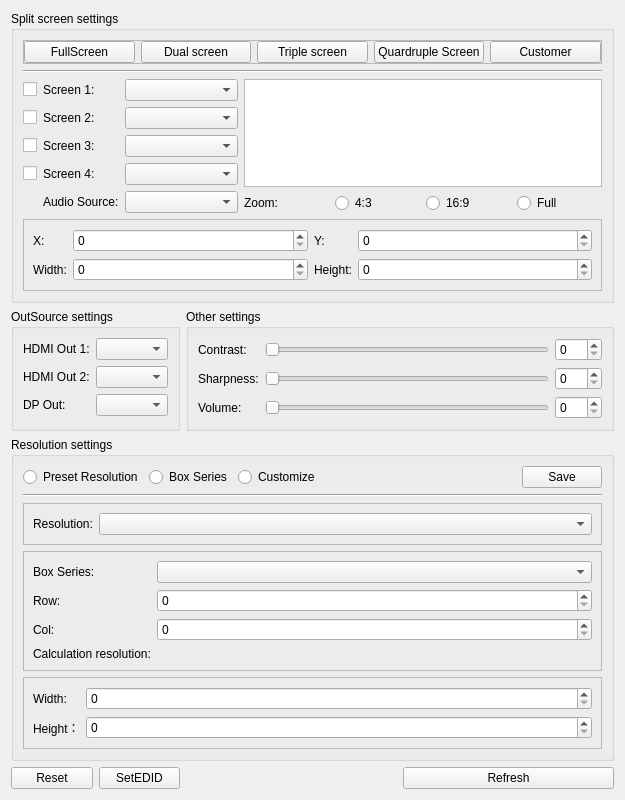
<?xml version="1.0" encoding="UTF-8"?>
<ui version="4.0">
 <class>MCNT68400AdvSetting</class>
 <widget class="QWidget" name="MCNT68400AdvSetting">
  <property name="geometry">
   <rect>
    <x>0</x>
    <y>0</y>
    <width>625</width>
    <height>794</height>
   </rect>
  </property>
  <property name="windowTitle">
   <string>HDMI Advance Setting</string>
  </property>
  <layout class="QGridLayout" name="gridLayout_9">
   <item row="0" column="0" colspan="4">
    <widget class="QGroupBox" name="groupBox">
     <property name="title">
      <string>Split screen settings</string>
     </property>
     <layout class="QGridLayout" name="gridLayout_3" columnstretch="3,5">
      <item row="0" column="0" colspan="2">
       <widget class="QFrame" name="frame">
        <property name="minimumSize">
         <size>
          <width>0</width>
          <height>0</height>
         </size>
        </property>
        <property name="frameShape">
         <enum>QFrame::StyledPanel</enum>
        </property>
        <property name="frameShadow">
         <enum>QFrame::Raised</enum>
        </property>
        <layout class="QHBoxLayout" name="horizontalLayout_4">
         <property name="leftMargin">
          <number>0</number>
         </property>
         <property name="topMargin">
          <number>0</number>
         </property>
         <property name="rightMargin">
          <number>0</number>
         </property>
         <property name="bottomMargin">
          <number>0</number>
         </property>
         <item>
          <widget class="QPushButton" name="btnFullScreen">
           <property name="sizePolicy">
            <sizepolicy hsizetype="Preferred" vsizetype="Fixed">
             <horstretch>0</horstretch>
             <verstretch>0</verstretch>
            </sizepolicy>
           </property>
           <property name="text">
            <string>FullScreen</string>
           </property>
           <property name="checkable">
            <bool>true</bool>
           </property>
           <property name="autoExclusive">
            <bool>true</bool>
           </property>
          </widget>
         </item>
         <item>
          <widget class="QPushButton" name="btnDoubleScreen">
           <property name="sizePolicy">
            <sizepolicy hsizetype="Preferred" vsizetype="Fixed">
             <horstretch>0</horstretch>
             <verstretch>0</verstretch>
            </sizepolicy>
           </property>
           <property name="text">
            <string>Dual screen</string>
           </property>
           <property name="checkable">
            <bool>true</bool>
           </property>
           <property name="autoExclusive">
            <bool>true</bool>
           </property>
          </widget>
         </item>
         <item>
          <widget class="QPushButton" name="btnTripleScreen">
           <property name="sizePolicy">
            <sizepolicy hsizetype="Preferred" vsizetype="Fixed">
             <horstretch>0</horstretch>
             <verstretch>0</verstretch>
            </sizepolicy>
           </property>
           <property name="text">
            <string>Triple screen</string>
           </property>
           <property name="checkable">
            <bool>true</bool>
           </property>
           <property name="autoExclusive">
            <bool>true</bool>
           </property>
          </widget>
         </item>
         <item>
          <widget class="QPushButton" name="btnQuardrupleScreen">
           <property name="sizePolicy">
            <sizepolicy hsizetype="Preferred" vsizetype="Fixed">
             <horstretch>0</horstretch>
             <verstretch>0</verstretch>
            </sizepolicy>
           </property>
           <property name="text">
            <string>Quardruple Screen</string>
           </property>
           <property name="checkable">
            <bool>true</bool>
           </property>
           <property name="autoExclusive">
            <bool>true</bool>
           </property>
          </widget>
         </item>
         <item>
          <widget class="QPushButton" name="btnCustomizeScreen">
           <property name="sizePolicy">
            <sizepolicy hsizetype="Preferred" vsizetype="Fixed">
             <horstretch>0</horstretch>
             <verstretch>0</verstretch>
            </sizepolicy>
           </property>
           <property name="text">
            <string>Customer</string>
           </property>
           <property name="checkable">
            <bool>true</bool>
           </property>
           <property name="autoExclusive">
            <bool>true</bool>
           </property>
          </widget>
         </item>
        </layout>
       </widget>
      </item>
      <item row="1" column="0" colspan="2">
       <widget class="Line" name="line">
        <property name="orientation">
         <enum>Qt::Horizontal</enum>
        </property>
       </widget>
      </item>
      <item row="2" column="1">
       <layout class="QGridLayout" name="gridLayout_2">
        <item row="1" column="3">
         <widget class="QRadioButton" name="radioBtnZoomFull">
          <property name="sizePolicy">
           <sizepolicy hsizetype="Preferred" vsizetype="Preferred">
            <horstretch>0</horstretch>
            <verstretch>0</verstretch>
           </sizepolicy>
          </property>
          <property name="text">
           <string>Full</string>
          </property>
          <property name="autoExclusive">
           <bool>true</bool>
          </property>
         </widget>
        </item>
        <item row="1" column="2">
         <widget class="QRadioButton" name="radioBtnZoom16_9">
          <property name="sizePolicy">
           <sizepolicy hsizetype="Preferred" vsizetype="Preferred">
            <horstretch>0</horstretch>
            <verstretch>0</verstretch>
           </sizepolicy>
          </property>
          <property name="text">
           <string>16:9</string>
          </property>
          <property name="autoExclusive">
           <bool>true</bool>
          </property>
         </widget>
        </item>
        <item row="1" column="1">
         <widget class="QRadioButton" name="radioBtnZoom4_3">
          <property name="sizePolicy">
           <sizepolicy hsizetype="Preferred" vsizetype="Preferred">
            <horstretch>0</horstretch>
            <verstretch>0</verstretch>
           </sizepolicy>
          </property>
          <property name="text">
           <string>4:3</string>
          </property>
          <property name="autoExclusive">
           <bool>true</bool>
          </property>
         </widget>
        </item>
        <item row="1" column="0">
         <widget class="QLabel" name="labelProportion">
          <property name="text">
           <string>Zoom:</string>
          </property>
         </widget>
        </item>
        <item row="0" column="0" colspan="4">
         <widget class="QGraphicsView" name="SplitScreengraphicsView"/>
        </item>
       </layout>
      </item>
      <item row="2" column="0">
       <layout class="QGridLayout" name="gridLayout" columnstretch="0,0,1">
        <property name="sizeConstraint">
         <enum>QLayout::SetDefaultConstraint</enum>
        </property>
        <property name="verticalSpacing">
         <number>6</number>
        </property>
        <item row="1" column="1">
         <widget class="QLabel" name="labelScreen2">
          <property name="text">
           <string>Screen 2:</string>
          </property>
         </widget>
        </item>
        <item row="4" column="1">
         <widget class="QLabel" name="labelAudioSource">
          <property name="text">
           <string>Audio Source:</string>
          </property>
         </widget>
        </item>
        <item row="0" column="1">
         <widget class="QLabel" name="labelScreen1">
          <property name="text">
           <string>Screen 1:</string>
          </property>
         </widget>
        </item>
        <item row="0" column="2">
         <widget class="QComboBox" name="comboBoxScreen1">
          <property name="sizePolicy">
           <sizepolicy hsizetype="Preferred" vsizetype="Fixed">
            <horstretch>0</horstretch>
            <verstretch>0</verstretch>
           </sizepolicy>
          </property>
          <property name="styleSheet">
           <string notr="true"/>
          </property>
          <property name="sizeAdjustPolicy">
           <enum>QComboBox::AdjustToContentsOnFirstShow</enum>
          </property>
         </widget>
        </item>
        <item row="1" column="2">
         <widget class="QComboBox" name="comboBoxScreen2">
          <property name="sizePolicy">
           <sizepolicy hsizetype="Preferred" vsizetype="Fixed">
            <horstretch>0</horstretch>
            <verstretch>0</verstretch>
           </sizepolicy>
          </property>
          <property name="sizeAdjustPolicy">
           <enum>QComboBox::AdjustToContentsOnFirstShow</enum>
          </property>
         </widget>
        </item>
        <item row="3" column="1">
         <widget class="QLabel" name="labelScreen4">
          <property name="text">
           <string>Screen 4:</string>
          </property>
         </widget>
        </item>
        <item row="2" column="2">
         <widget class="QComboBox" name="comboBoxScreen3">
          <property name="sizePolicy">
           <sizepolicy hsizetype="Preferred" vsizetype="Fixed">
            <horstretch>0</horstretch>
            <verstretch>0</verstretch>
           </sizepolicy>
          </property>
          <property name="sizeAdjustPolicy">
           <enum>QComboBox::AdjustToContentsOnFirstShow</enum>
          </property>
         </widget>
        </item>
        <item row="3" column="2">
         <widget class="QComboBox" name="comboBoxScreen4">
          <property name="sizePolicy">
           <sizepolicy hsizetype="Preferred" vsizetype="Fixed">
            <horstretch>0</horstretch>
            <verstretch>0</verstretch>
           </sizepolicy>
          </property>
          <property name="sizeAdjustPolicy">
           <enum>QComboBox::AdjustToContentsOnFirstShow</enum>
          </property>
         </widget>
        </item>
        <item row="2" column="1">
         <widget class="QLabel" name="labelScreen3">
          <property name="text">
           <string>Screen 3:</string>
          </property>
         </widget>
        </item>
        <item row="4" column="2">
         <widget class="QComboBox" name="comboBoxAudioSource">
          <property name="sizePolicy">
           <sizepolicy hsizetype="Preferred" vsizetype="Fixed">
            <horstretch>0</horstretch>
            <verstretch>0</verstretch>
           </sizepolicy>
          </property>
          <property name="sizeAdjustPolicy">
           <enum>QComboBox::AdjustToContentsOnFirstShow</enum>
          </property>
         </widget>
        </item>
        <item row="0" column="0">
         <widget class="QCheckBox" name="checkBoxScreen1">
          <property name="text">
           <string/>
          </property>
         </widget>
        </item>
        <item row="1" column="0">
         <widget class="QCheckBox" name="checkBoxScreen2">
          <property name="text">
           <string/>
          </property>
         </widget>
        </item>
        <item row="2" column="0">
         <widget class="QCheckBox" name="checkBoxScreen3">
          <property name="text">
           <string/>
          </property>
         </widget>
        </item>
        <item row="3" column="0">
         <widget class="QCheckBox" name="checkBoxScreen4">
          <property name="text">
           <string/>
          </property>
         </widget>
        </item>
       </layout>
      </item>
      <item row="3" column="0" colspan="2">
       <widget class="QFrame" name="frame_2">
        <property name="minimumSize">
         <size>
          <width>0</width>
          <height>0</height>
         </size>
        </property>
        <property name="frameShape">
         <enum>QFrame::StyledPanel</enum>
        </property>
        <property name="frameShadow">
         <enum>QFrame::Raised</enum>
        </property>
        <layout class="QGridLayout" name="gridLayout_8">
         <item row="0" column="0">
          <widget class="QLabel" name="labelCusWindowX">
           <property name="text">
            <string>X:</string>
           </property>
          </widget>
         </item>
         <item row="0" column="1">
          <widget class="QSpinBox" name="spinBoxCusWindowX">
           <property name="sizePolicy">
            <sizepolicy hsizetype="Expanding" vsizetype="Fixed">
             <horstretch>0</horstretch>
             <verstretch>0</verstretch>
            </sizepolicy>
           </property>
          </widget>
         </item>
         <item row="0" column="2">
          <widget class="QLabel" name="labelCusWindowY">
           <property name="text">
            <string>Y:</string>
           </property>
          </widget>
         </item>
         <item row="0" column="3">
          <widget class="QSpinBox" name="spinBoxCusWindowY">
           <property name="sizePolicy">
            <sizepolicy hsizetype="Expanding" vsizetype="Fixed">
             <horstretch>0</horstretch>
             <verstretch>0</verstretch>
            </sizepolicy>
           </property>
          </widget>
         </item>
         <item row="1" column="0">
          <widget class="QLabel" name="labelCusWindowWidth">
           <property name="text">
            <string>Width:</string>
           </property>
          </widget>
         </item>
         <item row="1" column="1">
          <widget class="QSpinBox" name="spinBoxCusWindowWidth">
           <property name="sizePolicy">
            <sizepolicy hsizetype="Expanding" vsizetype="Fixed">
             <horstretch>0</horstretch>
             <verstretch>0</verstretch>
            </sizepolicy>
           </property>
          </widget>
         </item>
         <item row="1" column="2">
          <widget class="QLabel" name="labelCusWindowHeight">
           <property name="text">
            <string>Height:</string>
           </property>
          </widget>
         </item>
         <item row="1" column="3">
          <widget class="QSpinBox" name="spinBoxCusWindowHeight">
           <property name="sizePolicy">
            <sizepolicy hsizetype="Expanding" vsizetype="Fixed">
             <horstretch>0</horstretch>
             <verstretch>0</verstretch>
            </sizepolicy>
           </property>
          </widget>
         </item>
        </layout>
       </widget>
      </item>
     </layout>
    </widget>
   </item>
   <item row="1" column="0" colspan="2">
    <widget class="QGroupBox" name="groupBox_4">
     <property name="title">
      <string>OutSource settings</string>
     </property>
     <layout class="QGridLayout" name="gridLayout_7">
      <item row="0" column="0">
       <widget class="QLabel" name="label_4">
        <property name="sizePolicy">
         <sizepolicy hsizetype="Fixed" vsizetype="Preferred">
          <horstretch>0</horstretch>
          <verstretch>0</verstretch>
         </sizepolicy>
        </property>
        <property name="text">
         <string>HDMI Out 1:</string>
        </property>
       </widget>
      </item>
      <item row="0" column="1">
       <widget class="QComboBox" name="comboBoxOutputHDMI1"/>
      </item>
      <item row="1" column="0">
       <widget class="QLabel" name="label_5">
        <property name="sizePolicy">
         <sizepolicy hsizetype="Fixed" vsizetype="Preferred">
          <horstretch>0</horstretch>
          <verstretch>0</verstretch>
         </sizepolicy>
        </property>
        <property name="text">
         <string>HDMI Out 2:</string>
        </property>
       </widget>
      </item>
      <item row="1" column="1">
       <widget class="QComboBox" name="comboBoxOutputHDMI2"/>
      </item>
      <item row="2" column="0">
       <widget class="QLabel" name="label_6">
        <property name="sizePolicy">
         <sizepolicy hsizetype="Fixed" vsizetype="Preferred">
          <horstretch>0</horstretch>
          <verstretch>0</verstretch>
         </sizepolicy>
        </property>
        <property name="text">
         <string>DP Out:</string>
        </property>
       </widget>
      </item>
      <item row="2" column="1">
       <widget class="QComboBox" name="comboBoxOutputDP"/>
      </item>
     </layout>
    </widget>
   </item>
   <item row="1" column="2" colspan="2">
    <widget class="QGroupBox" name="groupBox_2">
     <property name="title">
      <string>Other settings</string>
     </property>
     <layout class="QGridLayout" name="gridLayout_4">
      <item row="0" column="0">
       <widget class="QLabel" name="labelContrast">
        <property name="text">
         <string>Contrast:</string>
        </property>
       </widget>
      </item>
      <item row="0" column="1">
       <widget class="QSlider" name="hSliderContrast">
        <property name="maximum">
         <number>100</number>
        </property>
        <property name="orientation">
         <enum>Qt::Horizontal</enum>
        </property>
       </widget>
      </item>
      <item row="0" column="2">
       <widget class="QSpinBox" name="spinBoxContrast">
        <property name="maximum">
         <number>100</number>
        </property>
       </widget>
      </item>
      <item row="1" column="0">
       <widget class="QLabel" name="labelSharpness">
        <property name="text">
         <string>Sharpness:</string>
        </property>
       </widget>
      </item>
      <item row="1" column="1">
       <widget class="QSlider" name="hSliderSharpness">
        <property name="maximum">
         <number>4</number>
        </property>
        <property name="pageStep">
         <number>1</number>
        </property>
        <property name="orientation">
         <enum>Qt::Horizontal</enum>
        </property>
       </widget>
      </item>
      <item row="1" column="2">
       <widget class="QSpinBox" name="spinBoxSharpness">
        <property name="maximum">
         <number>4</number>
        </property>
       </widget>
      </item>
      <item row="2" column="0">
       <widget class="QLabel" name="labelVolume">
        <property name="text">
         <string>Volume:</string>
        </property>
       </widget>
      </item>
      <item row="2" column="1">
       <widget class="QSlider" name="hSliderVolume">
        <property name="maximum">
         <number>100</number>
        </property>
        <property name="orientation">
         <enum>Qt::Horizontal</enum>
        </property>
       </widget>
      </item>
      <item row="2" column="2">
       <widget class="QSpinBox" name="spinBoxVolume">
        <property name="maximum">
         <number>100</number>
        </property>
       </widget>
      </item>
     </layout>
    </widget>
   </item>
   <item row="2" column="0" colspan="4">
    <widget class="QGroupBox" name="groupBox_3">
     <property name="title">
      <string>Resolution settings</string>
     </property>
     <layout class="QVBoxLayout" name="verticalLayout">
      <item>
       <layout class="QHBoxLayout" name="horizontalLayout_3">
        <item>
         <widget class="QRadioButton" name="radioBtnPresetResolution">
          <property name="text">
           <string>Preset Resolution</string>
          </property>
         </widget>
        </item>
        <item>
         <widget class="QRadioButton" name="radioBtnBoxSeries">
          <property name="text">
           <string>Box Series</string>
          </property>
         </widget>
        </item>
        <item>
         <widget class="QRadioButton" name="radioBtnCustomResolution">
          <property name="text">
           <string>Customize</string>
          </property>
         </widget>
        </item>
        <item>
         <spacer name="horizontalSpacer">
          <property name="orientation">
           <enum>Qt::Horizontal</enum>
          </property>
          <property name="sizeHint" stdset="0">
           <size>
            <width>40</width>
            <height>20</height>
           </size>
          </property>
         </spacer>
        </item>
        <item>
         <widget class="QPushButton" name="btnResolutionSave">
          <property name="text">
           <string>Save</string>
          </property>
         </widget>
        </item>
       </layout>
      </item>
      <item>
       <widget class="Line" name="line_2">
        <property name="orientation">
         <enum>Qt::Horizontal</enum>
        </property>
       </widget>
      </item>
      <item>
       <widget class="QFrame" name="framePreSetResolution">
        <property name="frameShape">
         <enum>QFrame::StyledPanel</enum>
        </property>
        <property name="frameShadow">
         <enum>QFrame::Raised</enum>
        </property>
        <layout class="QHBoxLayout" name="horizontalLayout_2" stretch="0,1">
         <item>
          <widget class="QLabel" name="label">
           <property name="text">
            <string>Resolution:</string>
           </property>
          </widget>
         </item>
         <item>
          <widget class="QComboBox" name="comboBoxPresetResolutuion"/>
         </item>
        </layout>
       </widget>
      </item>
      <item>
       <widget class="QFrame" name="frameBoxSeries">
        <property name="frameShape">
         <enum>QFrame::StyledPanel</enum>
        </property>
        <property name="frameShadow">
         <enum>QFrame::Raised</enum>
        </property>
        <layout class="QGridLayout" name="gridLayout_5" columnstretch="0,1">
         <item row="3" column="1">
          <widget class="QLabel" name="label_3">
           <property name="sizePolicy">
            <sizepolicy hsizetype="Preferred" vsizetype="Fixed">
             <horstretch>0</horstretch>
             <verstretch>0</verstretch>
            </sizepolicy>
           </property>
           <property name="text">
            <string/>
           </property>
          </widget>
         </item>
         <item row="1" column="0">
          <widget class="QLabel" name="labelRow">
           <property name="text">
            <string>Row:</string>
           </property>
          </widget>
         </item>
         <item row="2" column="1">
          <widget class="QSpinBox" name="spinBoxColumn"/>
         </item>
         <item row="0" column="1">
          <widget class="QComboBox" name="comboBoxBoxSeries"/>
         </item>
         <item row="3" column="0">
          <widget class="QLabel" name="labelResolution">
           <property name="sizePolicy">
            <sizepolicy hsizetype="Preferred" vsizetype="Preferred">
             <horstretch>0</horstretch>
             <verstretch>0</verstretch>
            </sizepolicy>
           </property>
           <property name="text">
            <string>Calculation resolution:</string>
           </property>
          </widget>
         </item>
         <item row="1" column="1">
          <widget class="QSpinBox" name="spinBoxRow"/>
         </item>
         <item row="0" column="0">
          <widget class="QLabel" name="label_2">
           <property name="text">
            <string>Box Series:</string>
           </property>
          </widget>
         </item>
         <item row="2" column="0">
          <widget class="QLabel" name="labelColumn">
           <property name="text">
            <string>Col:</string>
           </property>
          </widget>
         </item>
        </layout>
       </widget>
      </item>
      <item>
       <widget class="QFrame" name="frameCustResolution">
        <property name="frameShape">
         <enum>QFrame::StyledPanel</enum>
        </property>
        <property name="frameShadow">
         <enum>QFrame::Raised</enum>
        </property>
        <layout class="QGridLayout" name="gridLayout_6" columnstretch="0,1">
         <item row="0" column="1">
          <widget class="QSpinBox" name="spinBoxWidth"/>
         </item>
         <item row="1" column="1">
          <widget class="QSpinBox" name="spinBoxHeight"/>
         </item>
         <item row="0" column="0">
          <widget class="QLabel" name="labelWidth">
           <property name="text">
            <string>Width:</string>
           </property>
          </widget>
         </item>
         <item row="1" column="0">
          <widget class="QLabel" name="labelHeight">
           <property name="text">
            <string>Height：</string>
           </property>
          </widget>
         </item>
        </layout>
       </widget>
      </item>
     </layout>
    </widget>
   </item>
   <item row="3" column="0">
    <widget class="QPushButton" name="btnReset">
     <property name="text">
      <string>Reset</string>
     </property>
    </widget>
   </item>
   <item row="3" column="1">
    <widget class="QPushButton" name="btnSetEDID">
     <property name="text">
      <string>SetEDID</string>
     </property>
    </widget>
   </item>
   <item row="3" column="2">
    <spacer name="horizontalSpacer_2">
     <property name="orientation">
      <enum>Qt::Horizontal</enum>
     </property>
     <property name="sizeHint" stdset="0">
      <size>
       <width>37</width>
       <height>17</height>
      </size>
     </property>
    </spacer>
   </item>
   <item row="3" column="3">
    <widget class="QPushButton" name="btnRefresh">
     <property name="sizePolicy">
      <sizepolicy hsizetype="Expanding" vsizetype="Fixed">
       <horstretch>0</horstretch>
       <verstretch>0</verstretch>
      </sizepolicy>
     </property>
     <property name="text">
      <string>Refresh</string>
     </property>
    </widget>
   </item>
  </layout>
 </widget>
 <tabstops>
  <tabstop>btnFullScreen</tabstop>
  <tabstop>btnDoubleScreen</tabstop>
  <tabstop>btnTripleScreen</tabstop>
  <tabstop>btnQuardrupleScreen</tabstop>
  <tabstop>btnCustomizeScreen</tabstop>
  <tabstop>checkBoxScreen1</tabstop>
  <tabstop>comboBoxScreen1</tabstop>
  <tabstop>checkBoxScreen2</tabstop>
  <tabstop>comboBoxScreen2</tabstop>
  <tabstop>checkBoxScreen3</tabstop>
  <tabstop>comboBoxScreen3</tabstop>
  <tabstop>checkBoxScreen4</tabstop>
  <tabstop>comboBoxScreen4</tabstop>
  <tabstop>comboBoxAudioSource</tabstop>
  <tabstop>radioBtnZoom4_3</tabstop>
  <tabstop>radioBtnZoom16_9</tabstop>
  <tabstop>radioBtnZoomFull</tabstop>
  <tabstop>comboBoxOutputHDMI1</tabstop>
  <tabstop>comboBoxOutputHDMI2</tabstop>
  <tabstop>comboBoxOutputDP</tabstop>
  <tabstop>hSliderContrast</tabstop>
  <tabstop>spinBoxContrast</tabstop>
  <tabstop>hSliderSharpness</tabstop>
  <tabstop>spinBoxSharpness</tabstop>
  <tabstop>hSliderVolume</tabstop>
  <tabstop>spinBoxVolume</tabstop>
  <tabstop>radioBtnPresetResolution</tabstop>
  <tabstop>radioBtnBoxSeries</tabstop>
  <tabstop>radioBtnCustomResolution</tabstop>
  <tabstop>btnResolutionSave</tabstop>
  <tabstop>comboBoxPresetResolutuion</tabstop>
  <tabstop>comboBoxBoxSeries</tabstop>
  <tabstop>spinBoxRow</tabstop>
  <tabstop>spinBoxColumn</tabstop>
  <tabstop>spinBoxWidth</tabstop>
  <tabstop>spinBoxHeight</tabstop>
  <tabstop>btnReset</tabstop>
  <tabstop>SplitScreengraphicsView</tabstop>
 </tabstops>
 <resources/>
 <connections/>
</ui>
